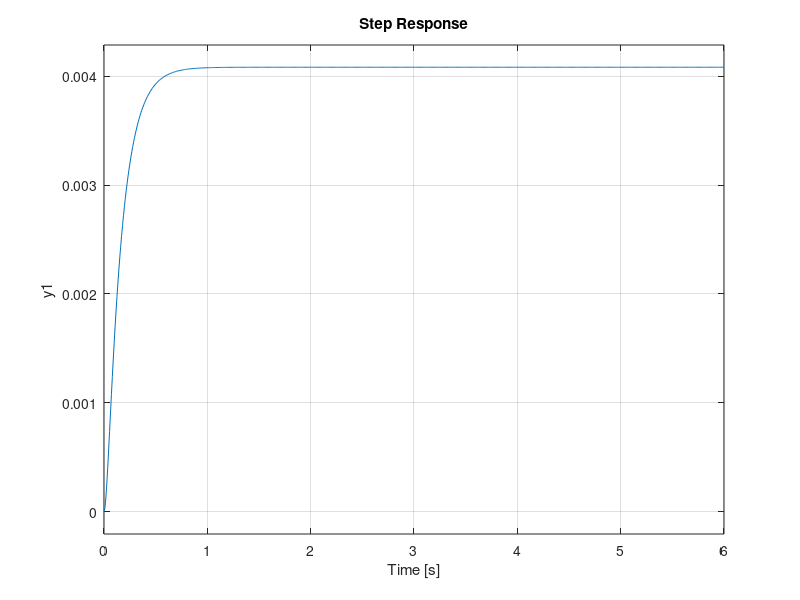
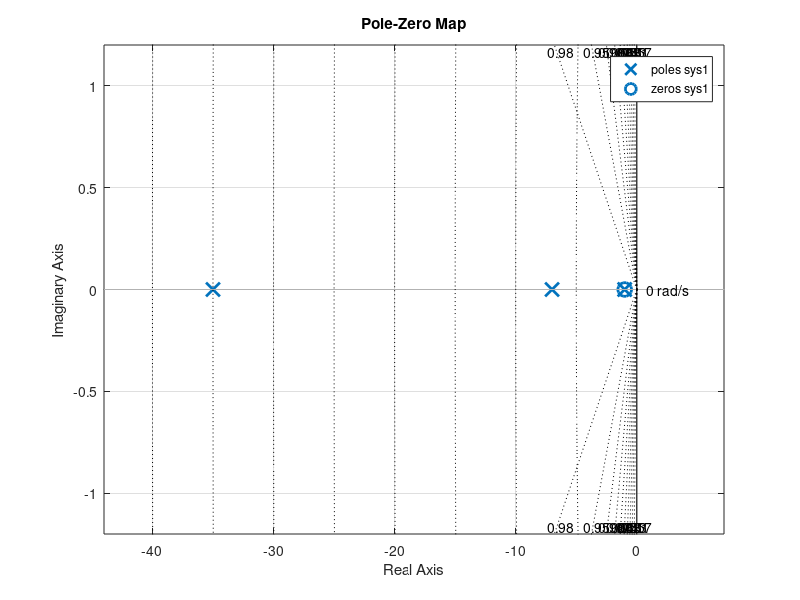

MATLAB code for these plots, in order: (Note: this script raises an error after producing the figures.)
% función de transferencia
sys1 = zpk([-1],[-7,-35,-1],1);
figure
step(sys1)
figure
pzmap(sys1)
sgrid

% fracciones parciales
syms s
sys2 = (s+2)/((s+1)*(s+20)*(s+10))
P = partfrac(sys2)
C = children(P)
C = [C{:}]
[N,D] = numden(C)

